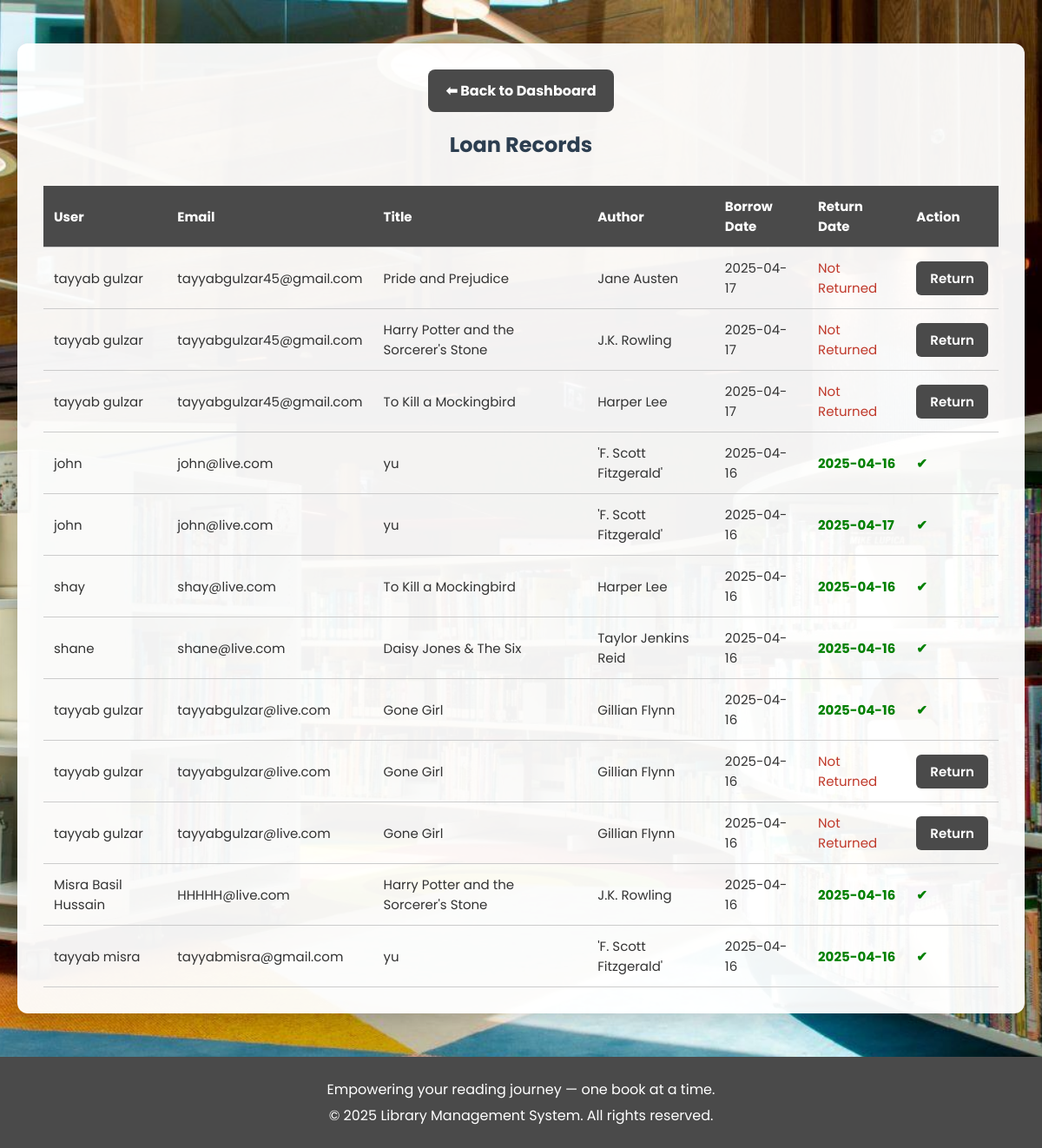
Screenshot of /loan_management.php (signed in) with the database file from the repository.
### tables this page shows
CREATE TABLE `borrowed_books` (
  `id` int(11) NOT NULL,
  `user_id` int(11) NOT NULL,
  `book_id` int(11) NOT NULL,
  `borrow_date` datetime NOT NULL,
  `return_date` datetime DEFAULT NULL
);

CREATE TABLE `users` (
  `id` int(11) NOT NULL,
  `name` varchar(100) NOT NULL,
  `email` varchar(100) NOT NULL,
  `password` varchar(255) NOT NULL,
  `role` enum('admin','user') DEFAULT 'user',
  `created_at` timestamp NOT NULL DEFAULT current_timestamp(),
  `reset_token` varchar(255) DEFAULT NULL,
  `token_expiry` datetime DEFAULT NULL
);

CREATE TABLE `books` (
  `id` int(11) NOT NULL,
  `title` varchar(255) NOT NULL,
  `author` varchar(255) NOT NULL,
  `genre` varchar(100) DEFAULT NULL,
  `isbn` varchar(20) DEFAULT NULL,
  `quantity` int(11) DEFAULT 1,
  `added_at` timestamp NOT NULL DEFAULT current_timestamp()
);

### loan_management.php (the view, shortened to what this page needs)
<?php
require "config.php";
try {
    $stmt = $conn->query("
        SELECT
            bb.id AS borrow_id,
            b.title,
            b.author,
            u.name AS user_name,
            u.email,
            bb.borrow_date,
            bb.return_date
        FROM borrowed_books bb
        JOIN books b ON bb.book_id = b.id
        JOIN users u ON bb.user_id = u.id
        ORDER BY bb.borrow_date DESC
    ");
    $loans = $stmt->fetchAll(PDO::FETCH_ASSOC);
} catch (PDOException $e) {
    $loans = [];
    $error = "Error fetching loan records: " . $e->getMessage();
}
?>
<!DOCTYPE html>
<html lang="en">
<head>
</head>
<body>
<div class="container">
  <a href="admin_dashboard.php" class="back-btn">⬅ Back to Dashboard</a>
  <h2>Loan Records</h2>
  <?php if (!empty($loans)): ?>
    <table>
      <thead>
        <tr>
          <th>User</th>
          <th>Email</th>
          <th>Title</th>
          <th>Author</th>
          <th>Borrow Date</th>
          <th>Return Date</th>
          <th>Action</th>
        </tr>
      </thead>
      <tbody>
        <?php foreach ($loans as $loan): ?>
          <tr>
            <td><?= htmlspecialchars($loan['user_name']) ?></td>
            <td><?= htmlspecialchars($loan['email']) ?></td>
            <td><?= htmlspecialchars($loan['title']) ?></td>
            <td><?= htmlspecialchars($loan['author']) ?></td>
            <td><?= date('Y-m-d', strtotime($loan['borrow_date'])) ?></td>
            <td>
              <?= $loan['return_date']
                ? '<span class="returned">' . date('Y-m-d', strtotime($loan['return_date'])) . '</span>'
                : '<span style="color:#c0392b;">Not Returned</span>' ?>
            </td>
            <td>
              <?php if (!$loan['return_date']): ?>
                <a href="loan_management.php?return_id=<?= $loan['borrow_id'] ?>" class="return-btn">Return</a>
              <?php else: ?>
                <span class="returned">✔</span>
              <?php endif; ?>
            </td>
          </tr>
        <?php endforeach; ?>
      </tbody>
    </table>
  <?php else: ?>
    <p style="text-align:center; color: red;">No loan records found.</p>
  <?php endif; ?>
</div>
<footer>
  <div class="footer-content">
    <p class="footer-slogan">Empowering your reading journey — one book at a time.</p>
    <p class="footer-copy">&copy; <?= date("Y") ?> Library Management System. All rights reserved.</p>
  </div>
</footer>
</body>
</html>

### loan_management.php (style rules this page uses)
body { font-family: 'Poppins', sans-serif; margin: 0; background: url('Londonjpg.jpeg') no-repeat center center fixed; background-size: cover; display: flex; flex-direction: column; min-height: 100vh; }
.container { background: rgba(255, 255, 255, 0.95); margin: 50px auto; padding: 30px; border-radius: 12px; max-width: 1100px; box-shadow: 0 8px 20px rgba(0,0,0,0.15); }
h2 { text-align: center; margin-bottom: 30px; color: #2c3e50; }
table { width: 100%; border-collapse: collapse; margin-top: 20px; }
th, td { padding: 12px; border-bottom: 1px solid #ccc; text-align: left; font-size: 15px; color: #333; }
th { background: #4A4A4A; color: white; }
.return-btn { background: #4A4A4A; color: white; padding: 8px 16px; border: none; border-radius: 6px; cursor: pointer; font-weight: 600; text-decoration: none; display: inline-block; transition: background 0.3s ease; }
.returned { color: green; font-weight: bold; }
.back-btn { display: block; width: fit-content; margin: 0 auto 20px; background: #4A4A4A; color: white; padding: 12px 20px; border-radius: 8px; text-decoration: none; font-weight: bold; }
footer { background: #4A4A4A; color: white; text-align: center; padding: 20px; margin-top: auto; }
.footer-content p { margin: 5px 0; }

### rows the page displays
borrowed_books: user.name "tayyab gulzar", user.email "tayyabgulzar45@gmail.com", book.title "Pride and Prejudice", book.author "Jane Austen", borrow_date "2025-04-17", shows "Not Returned"
borrowed_books: user.name "tayyab gulzar", user.email "tayyabgulzar45@gmail.com", book.title "Harry Potter and the Sorcerer's Stone", book.author "J.K. Rowling", borrow_date "2025-04-17", shows "Not Returned"
borrowed_books: user.name "tayyab gulzar", user.email "tayyabgulzar45@gmail.com", book.title "To Kill a Mockingbird", book.author "Harper Lee", borrow_date "2025-04-17", shows "Not Returned"
borrowed_books: user.name "john", user.email "john@live.com", book.title "yu", book.author "'F. Scott Fitzgerald'", borrow_date "2025-04-16", return_date "2025-04-16"
borrowed_books: user.name "john", user.email "john@live.com", book.title "yu", book.author "'F. Scott Fitzgerald'", borrow_date "2025-04-16", return_date "2025-04-17"
borrowed_books: user.name "shay", user.email "shay@live.com", book.title "To Kill a Mockingbird", book.author "Harper Lee", borrow_date "2025-04-16", return_date "2025-04-16"
borrowed_books: user.name "shane", user.email "shane@live.com", book.title "Daisy Jones & The Six", book.author "Taylor Jenkins Reid", borrow_date "2025-04-16", return_date "2025-04-16"
borrowed_books: user.name "tayyab gulzar", user.email "tayyabgulzar@live.com", book.title "Gone Girl", book.author "Gillian Flynn", borrow_date "2025-04-16", return_date "2025-04-16"
borrowed_books: user.name "tayyab gulzar", user.email "tayyabgulzar@live.com", book.title "Gone Girl", book.author "Gillian Flynn", borrow_date "2025-04-16", shows "Not Returned"
borrowed_books: user.name "tayyab gulzar", user.email "tayyabgulzar@live.com", book.title "Gone Girl", book.author "Gillian Flynn", borrow_date "2025-04-16", shows "Not Returned"
borrowed_books: user.name "Misra Basil Hussain", user.email "HHHHH@live.com", book.title "Harry Potter and the Sorcerer's Stone", book.author "J.K. Rowling", borrow_date "2025-04-16", return_date "2025-04-16"
borrowed_books: user.name "tayyab misra", user.email "tayyabmisra@gmail.com", book.title "yu", book.author "'F. Scott Fitzgerald'", borrow_date "2025-04-16", return_date "2025-04-16"
